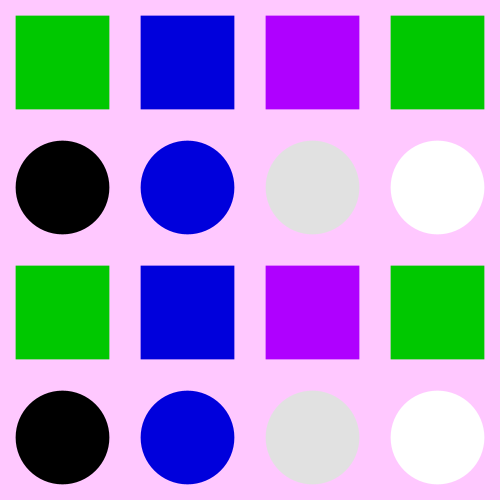
Frame 1 (no input)
Frame 60 (the mouse pressed at the canvas centre just before this capture): identical to frame 1, image omitted
Frame 120 (the mouse held since frame 60 and released just before this capture): identical to frame 1, image omitted

The Processing sketch that drew this single still picture (run headless with seeded random() and noise(); from frame 60 on, the mouse is pressed at the canvas centre):

// Processing sketch: CRCP1310_05_Nested_Loops
// ── CRCP1310_05_Nested_Loops.pde
int rows;
int cols;

void setup() {
  size(500, 500);
  rows = 4;
  cols = 4;
}

void draw() {
  background(255, 200, 255);
  float w = width / (float)cols;
  float h = height / (float)rows;

  rectMode(CENTER);
  noStroke();

  for (int row = 0; row < rows; row++) {
    float s = min(w, h) * 0.75;
    float y = (row * h) + (h / 2.0);

    for (int col = 0; col < cols; col++) {
      float x = (col * w) + (w / 2.0);

      if (row % 2 == 0) {
        if (col % 3 == 0) {
          fill(0, 200, 0);
        } else if (col % 3 == 1) {
          fill(0, 0, 220);
        } else {
          fill(175, 0, 255);
        }

        rect(x, y, s, s);
      } else {

        if (col % 4 == 0) {
          fill (0);
        } else if (col % 4 == 1) {
          fill(0, 0, 220);
        } else if (col % 4 == 2) {
          fill(225);
        } else {
          fill(255);
        }

        ellipse(x, y, s, s);
      }
    }
  }
}

void keyPressed() {
  if (key == 'r' || key == 'R') {
    rows = (int)random(2, 50);
    cols = (int)random(2, 50);
  }
}
